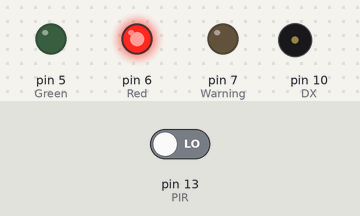
A sketch run on a simulated Arduino Uno, built with avr-gcc and run on an emulated ATmega328P. Shown: output pins drawn as LEDs (lit = HIGH), buzzer (waves = sounding). The test bench sets the inputs (shaded band); at power-on: pin 13 (PIR) LOW. Random numbers use the default seed unless the sketch sets one.

Above: at 2.7 s.
2.8 s: pin 13 (PIR) driven HIGH
At 3.0 s:
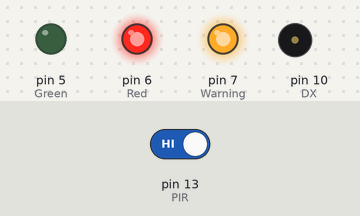
5.8 s: pin 13 (PIR) driven LOW
At 6.2 s:
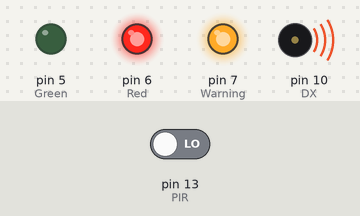
At 9.9 s:
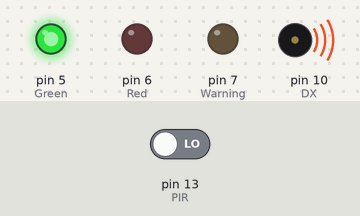
Timing chart, 0 to 12.3 s (numbered marks = the images above; inputs shaded):
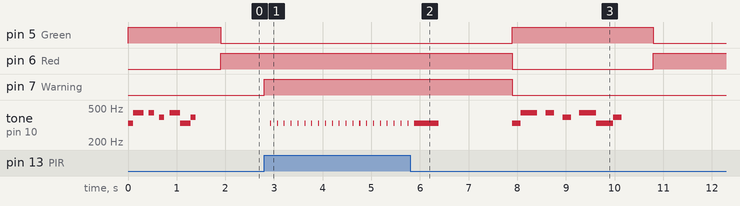

The sketch:

_1.ino
```cpp
#define X 0 //쉼표
#define C 1 //도
#define D 2 //레
#define E 3 //미
#define F 4 //파
#define G 5 //솔
#define A 6 //라
#define B 7 //시
#define TC 8 //높은 도
#define TD 9 //높은 레

#define Warning 7 //경고등
#define Red 6 //빨간불
#define Green 5 //초록불
#define DX 10 //음계 스피커
#define PIR 13 //적외선 감지 센서

//fq함수: 도레미 음계 주파수
int fq[]={0,262,294,330,349,392,440,494,};
//mo함수: 초록불이 들어올 때 효과음
int mo[15][2]={{E,500},{A,500},{A,500},{X,500},
  			   {A,500},{X,500},{G,500},{X,500},
  			   {A,500},{A,500},{E,500},{E,500},
			   {G,500},{X,500}};
//mo함수: 경고등이 들어올 때 효과음
int mo2[6][2]={{TD,500},{TC,500},{TD,500},{TC,500},{TD,500},{TC,500}};

int mtime1 = 100;
int mtime2 = 500;

void setup()
{
  pinMode(PIR, INPUT);
  pinMode(Warning, OUTPUT);
  pinMode(Red, OUTPUT);
  pinMode(Green, OUTPUT);
}

void loop()
{
  digitalWrite(Warning, LOW);
  digitalWrite(Red, LOW);
  digitalWrite(Green, LOW);

  int mtime = random(mtime1, mtime2); //초록불이 켜지는 기간을 랜덤으로 결정

  for(int i=0; i<15; i++){ //움직여도 감지 되지 않는 구간
    digitalWrite(Warning, LOW);
  	digitalWrite(Red, LOW);
    digitalWrite(Green, HIGH); //초록불이 켜진 상태
    tone(DX,fq[mo[i][0]],mo[i][1]); //초록불 효과음이 나온다
    delay(mtime); //효과음 속도가 랜덤으로 결정된다
  }
  delay (300);

  digitalWrite(Green, LOW);
  digitalWrite(Red, HIGH); //빨간 불이 켜진상태
  mtime = random(mtime1, mtime2) * 30; //빨간불이 켜지는 기간을 랜덤으로 결정
  for(int i=0; i<=mtime; i++){
  	int move = digitalRead(PIR); //움직임이 감지 되는 구간
  	delay(1);
  	if (move == HIGH){ //움직임이 감지 되었을 때
  		for(int i=0; i<7; i++){
    		digitalWrite(Warning, HIGH); //경고불이 들어온다
    		tone(DX,fq[mo2[i][0]],mo[i][1]); //경고음이 나온다
    		delay(20);
  		}
    i=2500;//for문을 빠져나간다
  	}
  }
}


  
```

Measured:
- after the input at 2.8 s, pin 7 (Warning): LOW → HIGH at once; tone on pin 10 (DX): alternates 330 Hz for 0.02 s and silent for 0.12 s, starting after 0.12 s
- after the input at 5.8 s, pin 5 (Green): LOW → HIGH after 2.1 s, → LOW 2.9 s later; pin 6 (Red): HIGH → LOW after 2.1 s, → HIGH 2.9 s later; pin 7 (Warning): HIGH → LOW after 2.1 s
- by itself, tone on pin 10 (DX): plays 330 Hz for 0.11 s, 440 Hz for 0.21 s, 440 Hz for 0.11 s, 392 Hz for 0.11 s, 440 Hz for 0.21 s, 330 Hz for 0.21 s … (7 notes in this stretch)
